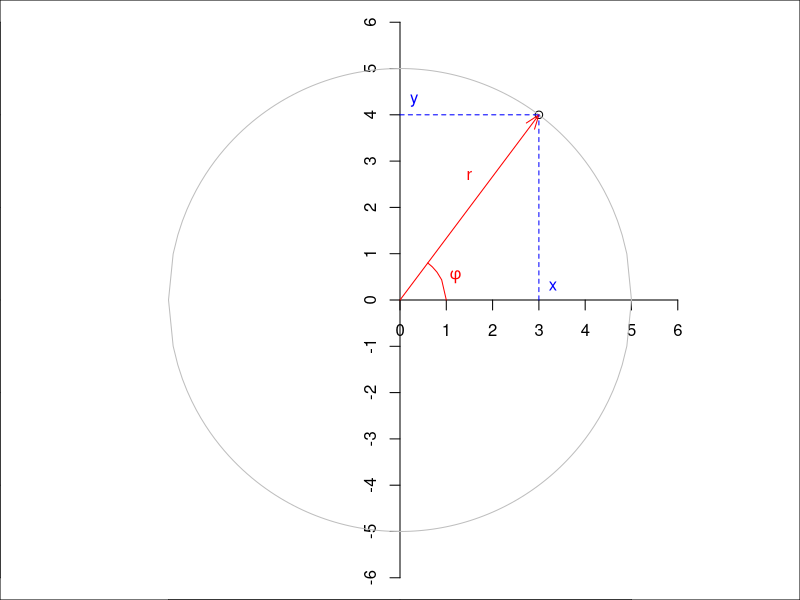
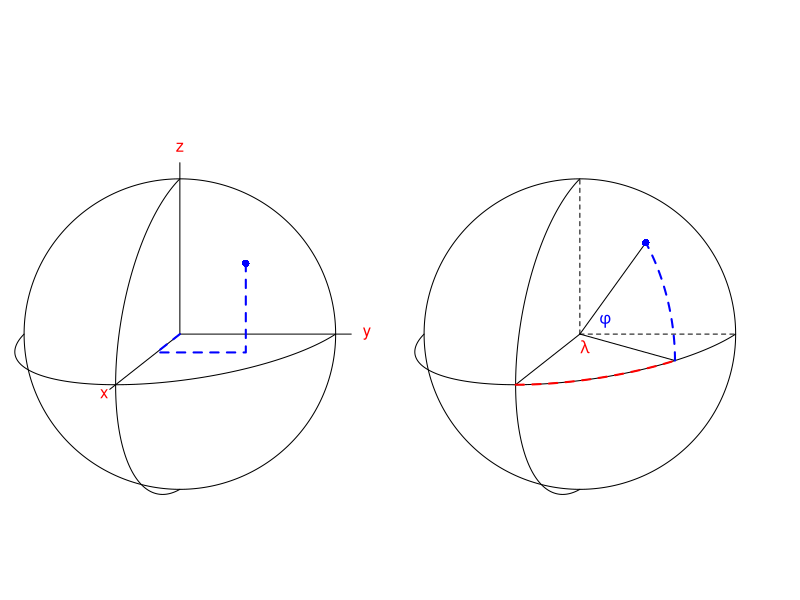
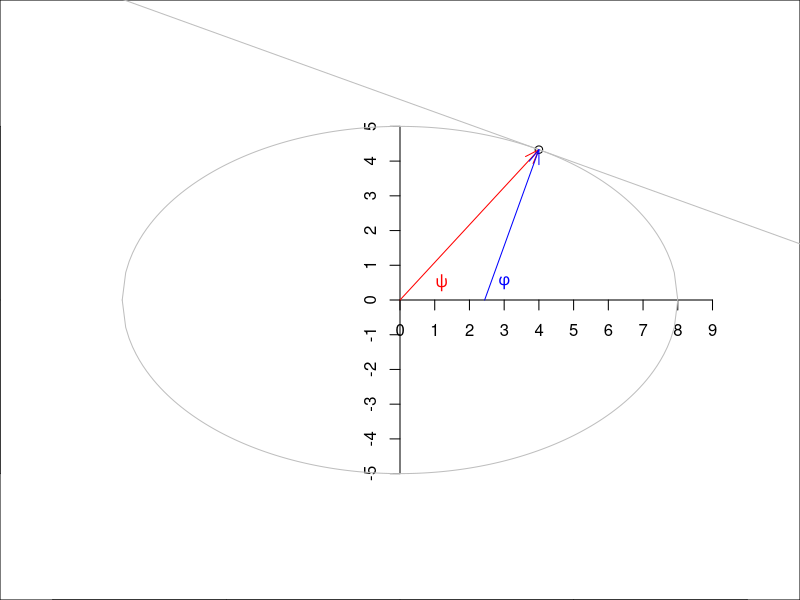

These figures' R source, in order: (Note: this script raises an error after producing the figures.)
## ---- chunk 1
#| out.width: 60%
#| fig.cap: "Two-dimensional polar (red) and Cartesian (blue) coordinates"
#| code-fold: true
par(mar = rep(0,4))
plot(3, 4, xlim = c(-6,6), ylim = c(-6,6), asp = 1)
axis(1, pos = 0, at = 0:6)
axis(2, pos = 0, at = -6:6)
xd <- seq(-5, 5, by = .1)
lines(xd, sqrt(25 - xd^2), col = 'grey')
lines(xd, -sqrt(25 - xd^2), col = 'grey')
arrows(0, 0, 3, 4, col = 'red', length = .15, angle = 20)
text(1.5, 2.7, label = "r", col = 'red')
xd <- seq(3/5, 1, by = .1)
lines(xd, sqrt(1 - xd^2), col = 'red')
text(1.2, 0.5, label = parse(text = "phi"), col = 'red')
lines(c(3,3), c(0,4), lty = 2, col = 'blue')
lines(c(0,3), c(4,4), lty = 2, col = 'blue')
text(3.3, 0.3, label = "x", col = 'blue')
text(0.3, 4.3, label = "y", col = 'blue')
## ---- chunk 2
#| fig.cap: "Cartesian geocentric coordinates (left) measure three distances, ellipsoidal coordinates (right) measure two angles, and possibly an ellipsoidal height"
#| code-fold: true
library(sf) |> suppressPackageStartupMessages()
e <- cbind(-90:90,0) # equator
f1 <- rbind(cbind(0, -90:90)) # 0/antimerid.
f2 <- rbind(cbind(90, -90:90), cbind(270, 90:-90))# +/- 90
eq <- st_sfc(st_linestring(e), st_linestring(f1), st_linestring(f2), crs='OGC:CRS84')

geoc <- st_transform(eq, "+proj=geocent")
cc <- rbind(geoc[[1]], NA, geoc[[2]], NA, geoc[[3]])
from3d <- function(x, offset, maxz, minz) {
	x = x[,c(2,3,1)] + offset # move to y right, x up, z backw
	x[,2] = x[,2] - maxz      # shift y to left
	d = maxz
	z = x[,3] - minz + offset
	x[,1] = x[,1] * (d/z)
	x[,2] = x[,2] * (d/z)
	x[,1:2]
}
maxz <- max(cc[,3], na.rm = TRUE)
minz <- min(cc[,3], na.rm = TRUE)
offset <- 3e7
circ <- from3d(cc, offset, maxz, minz)
mx <- max(cc, na.rm = TRUE) * 1.1
x <- rbind(c(0, 0, 0), c(mx, 0, 0))
y <- rbind(c(0, 0, 0), c(0, mx, 0))
z <- rbind(c(0, 0, 0), c(0, 0, mx))
ll <- rbind(x, NA, y, NA, z)
l0 <-  from3d(ll, offset, maxz, minz)
mx <- max(cc, na.rm = TRUE) * 1.2
x <- rbind(c(0, 0, 0), c(mx, 0, 0))
y <- rbind(c(0, 0, 0), c(0, mx, 0))
z <- rbind(c(0, 0, 0), c(0, 0, mx))
ll <- rbind(x, NA, y, NA, z)
l <-  from3d(ll, offset, maxz, minz)

par(mfrow = c(1, 2))
par(mar = rep(0,4))
plot.new()
plot.window(xlim = c(min(circ[,1],na.rm = TRUE), 3607103*1.02), 
						ylim = c(min(circ[,2],na.rm = TRUE), 2873898*1.1), asp = 1)
lines(circ)
lines(l0)
text(l[c(2,5,8),], labels = c("x", "y", "z"), col = 'red')

# add POINT(60 47)
p <- st_as_sfc("POINT(60 47)", crs = 'OGC:CRS84') |> st_transform("+proj=geocent")
p <- p[[1]]
pts <- rbind(c(0,0,0), c(p[1],0,0), c(p[1],p[2],0), c(p[1],p[2],p[2]))
ptsl <- from3d(pts, offset, maxz, minz)
lines(ptsl, col = 'blue', lty = 2, lwd = 2)
points(ptsl[4,1], ptsl[4,2], col = 'blue', cex = 1, pch = 16)

plot.new()
plot.window(xlim = c(min(circ[,1],na.rm = TRUE), 3607103*1.02), 
						ylim = c(min(circ[,2],na.rm = TRUE), 2873898*1.1), asp = 1)
lines(circ)

p <- st_as_sfc("POINT(60 47)", crs = 'OGC:CRS84') |> st_transform("+proj=geocent")
p <- p[[1]]
pts <- rbind(c(0,0,0), c(p[1],p[2],p[3]))
pt <-  from3d(pts, offset, maxz, minz)
lines(pt)
points(pt[2,1], pt[2,2], col = 'blue', cex = 1, pch = 16)

p0 <- st_as_sfc("POINT(60 0)", crs = 'OGC:CRS84') |> st_transform("+proj=geocent")
p0 <- p0[[1]]
pts <- rbind(c(0,0,0), c(p0[1],p0[2],p0[3]))
pt <-  from3d(pts, offset, maxz, minz)
lines(pt)

p0 <- st_as_sfc("POINT(0 0)", crs = 'OGC:CRS84') |> st_transform("+proj=geocent")
p0 <- p0[[1]]
pts <- rbind(c(0,0,0), c(p0[1],p0[2],p0[3]))
pt <-  from3d(pts, offset, maxz, minz)
lines(pt)

p0 <- st_as_sfc("POINT(0 90)", crs = 'OGC:CRS84') |> st_transform("+proj=geocent")
p0 <- p0[[1]]
pts <- rbind(c(0,0,0), c(p0[1],p0[2],p0[3]))
pt <-  from3d(pts, offset, maxz, minz)
lines(pt, lty = 2)

p0 <- st_as_sfc("POINT(90 0)", crs = 'OGC:CRS84') |> st_transform("+proj=geocent")
p0 <- p0[[1]]
pts <- rbind(c(0,0,0), c(p0[1],p0[2],p0[3]))
pt <-  from3d(pts, offset, maxz, minz)
lines(pt, lty = 2)

f1 <- rbind(cbind(0:60, 0))
arc <- st_sfc(st_linestring(f1), crs='OGC:CRS84')
geoc <- st_transform(arc, "+proj=geocent")
cc <- rbind(geoc[[1]])
circ <- from3d(cc, offset, maxz, minz)
lines(circ, col = 'red', lwd = 2, lty = 2)

f1 <- rbind(cbind(60, 0:47))
arc <- st_sfc(st_linestring(f1), crs='OGC:CRS84')
geoc <- st_transform(arc, "+proj=geocent")
cc <- rbind(geoc[[1]])
circ <- from3d(cc, offset, maxz, minz)
lines(circ, col = 'blue', lwd = 2, lty = 2)

text(pt[1,1]+100000, pt[1,2]+50000, labels = expression(phi), col = 'blue') # lat
text(pt[1,1]+20000, pt[1,2]-50000, labels = expression(lambda), col = 'red') # lng
## ---- chunk 3
#| code-fold: true
#| collapse: false
p <- st_as_sfc("POINT(60 47)", crs = 'OGC:CRS84')
p[[1]]
## ---- chunk 4
#| code-fold: true
#| collapse: false
p <- st_as_sfc("POINT(60 47)", crs = 'OGC:CRS84') |> st_transform("+proj=geocent")
p[[1]]
## ---- chunk 5
#| out.width: 60%
#| fig.cap: "Angles on an ellipse: geodetic (blue) and geocentric (red) latitude"
#| code-fold: true
par(mfrow = c(1, 1))
par(mar = rep(0,4))
x <- 4
y <- 5/8 * sqrt(48)
plot(x, y, xlim = c(-6,6), ylim = c(-8,8), asp = 1)
axis(1, pos = 0, at = 0:9)
axis(2, pos = 0, at = -5:5)
xd <- seq(-8, 8, by = .1)
lines(xd, 5/8 * sqrt(64 - xd^2), col = 'grey')
lines(xd, 5/8 * -sqrt(64 - xd^2), col = 'grey')
arrows(0, 0, x, y, col = 'red', length = .15, angle = 20)
b <- (x * 25) / (-y * 64)
a <- y - x * b
abline(a, b, col = 'grey')
b <- -1/b
x0 <- x - y / b
arrows(x0, 0, x, y, col = 'blue', length = .15, angle = 20)
text(1.2, 0.5, label = parse(text = "psi"), col = 'red')
text(3, 0.5, label = parse(text = "phi"), col = 'blue')
## ---- chunk 6
#| code-fold: true
#| collapse: false
pts <- st_sfc(st_point(c(13.4050, 52.5200)), st_point(c(2.3522, 48.8566)), crs = 'OGC:CRS84')
s2_orig <- sf_use_s2(FALSE) # set as FALSE as default (to use s2 lib)
d1 <- c(gc_ellipse = st_distance(pts)[1,2]) # true 'grand circle distance' for an ellipse (i.e. using cross-section; not quite as accurate)
sf_use_s2(TRUE) # turn on s2geometry library for spheroid calculations
# or, without using s2, use st_distance(st_transform(pts, "+proj=cart +ellps=sphere"))
d2 <- c(gc_sphere = st_distance(pts)[1,2]) # true 'grand circle distance' for a spheroid/ellipsoid (most accurate distance)
p <- st_transform(pts, "+proj=cart +ellps=WGS84") # transform to 2D
d3 <- c(str_ellipse = units::set_units(sqrt(sum(apply(do.call(cbind, p), 1, diff)^2)), m)) # manually calculate 'as the crow flies' Pythagorean's distance for 3D ellipse
p2 <- st_transform(pts, "+proj=cart +ellps=sphere") # convert to perfect sphere but project still using cartesian
d4 <- c(str_sphere = units::set_units(sqrt(sum(apply(do.call(cbind, p2), 1, diff)^2)), m)) # again, calculate distance as the crow flies but using sphere
res <- c(d1, d3, d2, d4) # note order
# print as km, re-add names:
sf_use_s2(s2_orig) # back to what it was before changing
res |> units::set_units(km) |> setNames(names(res)) |> print(digits = 5)
## ---- chunk 7
#| out.width: 70%
#| fig.cap: "UK horizontal datum grid, from datum OSGB 1936 (EPSG:4277) to datum ETRS89 (EPSG:4258); units arc-seconds"
#| code-fold: true
library(stars)
library(rnaturalearth)
library(dplyr) |> suppressPackageStartupMessages()
countries110 |> 
    st_as_sf() |>
    filter(ADMIN == "United Kingdom") |>
    st_geometry() -> uk
filename = "data/uk_os_OSTN15_NTv2_OSGBtoETRS.tif"
r <- if (file.exists(filename)) {
    r <- read_stars(filename)
  } else {
    read_stars("/vsicurl/https://cdn.proj.org/uk_os_OSTN15_NTv2_OSGBtoETRS.tif")
  }
hook <- function() {
		plot(uk, border = "orange", col = NA, add = TRUE)
}
plot(r[,,,1:2], axes = TRUE, hook = hook, key.pos = 4) # plot two bands of it!
# attributes(r)
## ---- chunk 8
#| out.width: 70%
#| fig.cap: "UK vertical datum grid, from ETRS89 (EPSG:4937) to ODN height (EPSG:5701), units m"
#| code-fold: true
filename = "data/uk_os_OSGM15_GB.tif"
h <- if (file.exists(filename)) {
    read_stars(filename)
  } else {
    read_stars("/vsicurl/https://cdn.proj.org/uk_os_OSGM15_GB.tif")
  } 
plot(h, axes = TRUE, reset = FALSE)
plot(uk, border = "orange", col = NA, add = TRUE)
